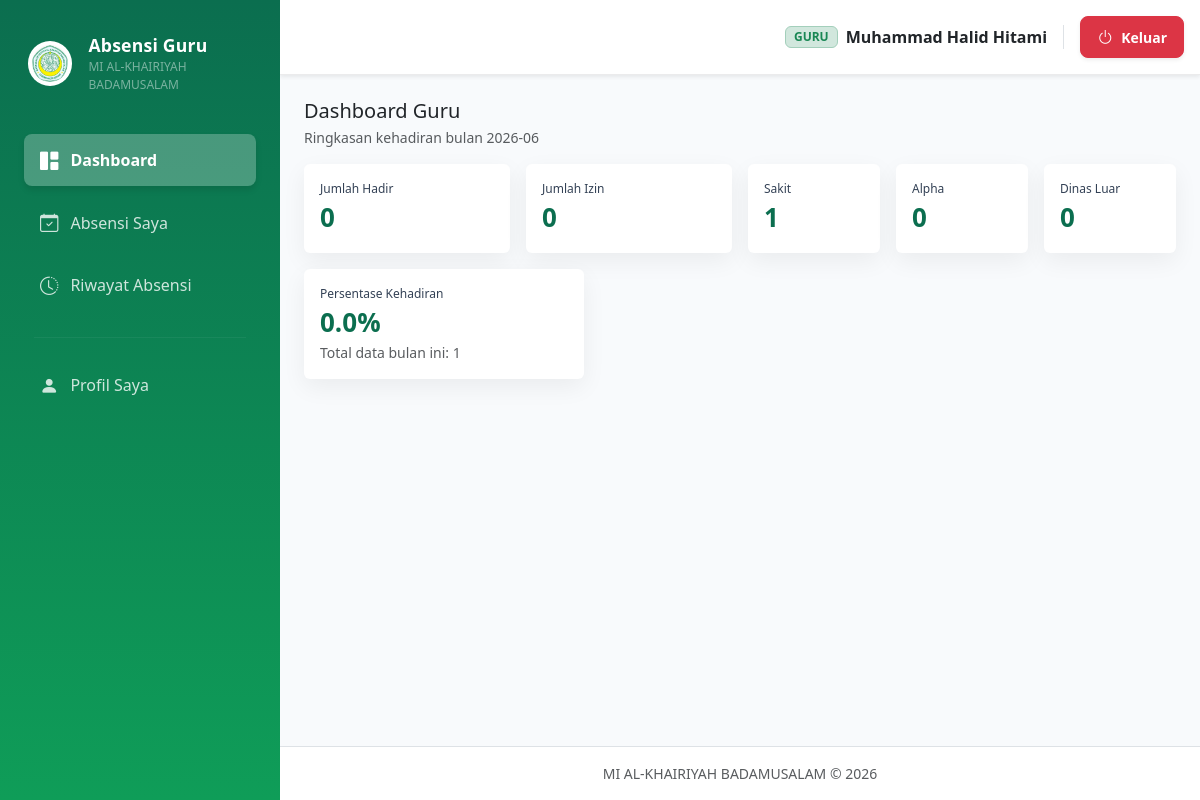
/guru/dashboard (signed in), run on the app's committed database.
### tables this page shows
CREATE TABLE profil_madrasah (
  id INTEGER PRIMARY KEY AUTOINCREMENT,
  nama_madrasah TEXT NOT NULL,
  nsm TEXT,
  npsn TEXT,
  alamat TEXT,
  telepon TEXT,
  email TEXT,
  kepala_madrasah TEXT,
  logo_madrasah TEXT,
  logo_kemenag TEXT,
  ttd_kepala TEXT,
  tahun_ajaran TEXT DEFAULT '2025/2026',
  semester_aktif TEXT DEFAULT 'Genap',
  updated_at TEXT DEFAULT (datetime('now'))
);

CREATE TABLE guru (
  id INTEGER PRIMARY KEY AUTOINCREMENT,
  nip TEXT NOT NULL UNIQUE,
  nama TEXT NOT NULL,
  jenis_kelamin TEXT,
  tempat_lahir TEXT,
  tanggal_lahir TEXT,
  pendidikan TEXT,
  jabatan TEXT,
  mata_pelajaran TEXT,
  no_hp TEXT,
  email TEXT,
  alamat TEXT,
  status_kepegawaian TEXT,
  foto TEXT,
  username TEXT NOT NULL UNIQUE,
  password TEXT NOT NULL,
  created_at TEXT DEFAULT (datetime('now'))
);

### blueprints/guru/routes.py (the view)
@bp.route("/dashboard")
@login_required
@role_required("guru")
def dashboard():
    guru_id = current_user.user_id
    ym = date.today().strftime("%Y-%m")
    stats = query_one(
        """
        SELECT
          SUM(CASE WHEN status='Hadir' THEN 1 ELSE 0 END) AS hadir,
          SUM(CASE WHEN status='Izin' THEN 1 ELSE 0 END) AS izin,
          SUM(CASE WHEN status='Sakit' THEN 1 ELSE 0 END) AS sakit,
          SUM(CASE WHEN status='Alpha' THEN 1 ELSE 0 END) AS alpha,
          SUM(CASE WHEN status='Dinas Luar' THEN 1 ELSE 0 END) AS dinas_luar,
          COUNT(*) AS total
        FROM absensi
        WHERE guru_id = ? AND substr(tanggal,1,7) = ?
        """,
        (guru_id, ym),
    )
    hadir = int(stats["hadir"] or 0)
    total = int(stats["total"] or 0)
    persen = (hadir / total * 100) if total else 0
    return render_template(
        "guru/dashboard.html",
        ym=ym,
        hadir=hadir,
        izin=int(stats["izin"] or 0),
        sakit=int(stats["sakit"] or 0),
        alpha=int(stats["alpha"] or 0),
        dinas_luar=int(stats["dinas_luar"] or 0),
        persen=round(persen, 2),
        total=total,
    )

### utils/db.py (called while the page is built)
def get_db() -> sqlite3.Connection:
    if "db" not in g:
        conn = sqlite3.connect(current_app.config["DB_PATH"])
        conn.row_factory = sqlite3.Row
        conn.execute("PRAGMA foreign_keys = ON;")
        g.db = conn
    return g.db

def query_one(sql, params=()):
    cur = get_db().execute(sql, params)
    row = cur.fetchone()
    cur.close()
    return row

### utils/user.py (called while the page is built, shortened)
    @staticmethod
    def from_login_id(login_id: str):
        if not login_id or ":" not in login_id:
            return None
        role, raw_id = login_id.split(":", 1)
        try:
            user_id = int(raw_id)
        except Exception:
            return None
        if role == "guru":
            row = query_one(
                "SELECT id, nama, username FROM guru WHERE id = ?",
                (user_id,),
            )
            if not row:
                return None
            return AppUser(
                user_id=row["id"],
                role="guru",
                nama=row["nama"],
                username=row["username"],
            )
        return None

### templates/guru/dashboard.html
{% extends 'partials/base.html' %}
{% set title = 'Dashboard Guru' %}
{% block content %}
  <div class="mb-3">
    <h2 class="h5 mb-1">Dashboard Guru</h2>
    <div class="text-muted small">Ringkasan kehadiran bulan {{ ym }}</div>
  </div>
  <div class="row g-3">
    <div class="col-6 col-lg-3">
      <div class="card card-stat">
        <div class="card-body">
          <div class="stat-label">Jumlah Hadir</div>
          <div class="stat-value">{{ hadir }}</div>
        </div>
      </div>
    </div>
    <div class="col-6 col-lg-3">
      <div class="card card-stat">
        <div class="card-body">
          <div class="stat-label">Jumlah Izin</div>
          <div class="stat-value">{{ izin }}</div>
        </div>
      </div>
    </div>
    <div class="col-6 col-lg-2">
      <div class="card card-stat">
        <div class="card-body">
          <div class="stat-label">Sakit</div>
          <div class="stat-value">{{ sakit }}</div>
        </div>
      </div>
    </div>
    <div class="col-6 col-lg-2">
      <div class="card card-stat">
        <div class="card-body">
          <div class="stat-label">Alpha</div>
          <div class="stat-value">{{ alpha }}</div>
        </div>
      </div>
    </div>
    <div class="col-6 col-lg-2">
      <div class="card card-stat">
        <div class="card-body">
          <div class="stat-label">Dinas Luar</div>
          <div class="stat-value">{{ dinas_luar }}</div>
        </div>
      </div>
    </div>
    <div class="col-12 col-lg-4">
      <div class="card card-stat">
        <div class="card-body">
          <div class="stat-label">Persentase Kehadiran</div>
          <div class="stat-value">{{ persen }}%</div>
          <div class="text-muted small">Total data bulan ini: {{ total }}</div>
        </div>
      </div>
    </div>
  </div>
{% endblock %}

### templates/partials/base.html (shortened to what this page needs)
<!doctype html>
<html lang="id">
<head>
  <link href="https://cdn.jsdelivr.net/npm/bootstrap@5.3.3/dist/css/bootstrap.min.css" rel="stylesheet">
  <link href="https://cdn.datatables.net/1.13.8/css/dataTables.bootstrap5.min.css" rel="stylesheet">
  <link rel="stylesheet" href="https://cdn.jsdelivr.net/npm/bootstrap-icons@1.11.3/font/bootstrap-icons.min.css">
  <link rel="stylesheet" href="{{ url_for('static', filename='css/app.css') }}">
</head>
<body class="bg-surface">
  <div class="app-shell">
    <aside class="sidebar">
      <div class="sidebar-brand mb-3 mt-2 px-3">
        <div class="d-flex align-items-center gap-3">
          <img class="brand-logo bg-white rounded-circle p-1" style="width: 45px; height: 45px; object-fit: contain;" src="{{ url_for('static', filename=profil_madrasah.logo_madrasah) if profil_madrasah and profil_madrasah.logo_madrasah else url_for('static', filename='logo/logo_madrasah.png') }}" alt="Logo Madrasah">
          <div class="brand-text text-white">
            <div class="brand-title fw-bold" style="font-size: 1.1rem;">Absensi Guru</div>
            <div class="brand-sub text-white-50" style="font-size: 0.75rem;">{{ profil_madrasah.nama_madrasah if profil_madrasah else 'MI AL-KHAIRIYAH' }}</div>
          </div>
        </div>
      </div>
      <nav class="sidebar-nav">
        {% if current_user.is_authenticated and current_user.role == 'admin' %}
          <a class="modern-link" href="{{ url_for('admin.dashboard') }}">
            <i class="bi bi-grid-1x2-fill"></i> Dashboard
          </a>
          <a class="modern-link" href="{{ url_for('admin.guru_list') }}">
            <i class="bi bi-people-fill"></i> Data Guru
          </a>
          <a class="modern-link" href="{{ url_for('admin.absensi_list') }}">
            <i class="bi bi-calendar-check-fill"></i> Data Absensi
          </a>
          <a class="modern-link" href="{{ url_for('admin.rekap') }}">
            <i class="bi bi-journal-text"></i> Rekapitulasi
          </a>
          <a class="modern-link" href="{{ url_for('laporan.index') }}">
            <i class="bi bi-file-earmark-bar-graph-fill"></i> Laporan
          </a>
          <hr class="sidebar-sep">
          <a class="modern-link" href="{{ url_for('admin.pengaturan') }}">
            <i class="bi bi-gear-fill"></i> Pengaturan
          </a>
          <a class="modern-link" href="{{ url_for('admin.admin_profile') }}">
            <i class="bi bi-person-badge-fill"></i> Data Admin
          </a>
        {% elif current_user.is_authenticated and current_user.role == 'guru' %}
          <a class="modern-link" href="{{ url_for('guru.dashboard') }}">
            <i class="bi bi-grid-1x2-fill"></i> Dashboard
          </a>
          <a class="modern-link" href="{{ url_for('guru.absensi_saya') }}">
            <i class="bi bi-calendar-check"></i> Absensi Saya
          </a>
          <a class="modern-link" href="{{ url_for('guru.riwayat') }}">
            <i class="bi bi-clock-history"></i> Riwayat Absensi
          </a>
          <hr class="sidebar-sep">
          <a class="modern-link" href="{{ url_for('guru.profil') }}">
            <i class="bi bi-person-fill"></i> Profil Saya
          </a>
        {% endif %}
      </nav>
    </aside>
    <main class="main">
      <header class="topbar shadow-sm bg-white p-3 d-flex justify-content-between align-items-center">
        <div class="topbar-right">
          <div class="d-flex align-items-center gap-3">
            <div class="d-flex align-items-center gap-2 border-end pe-3">
              <span class="badge bg-success-subtle text-success border border-success-subtle px-2 py-1">{{ current_user.role|upper }}</span>
              <span class="fw-semibold text-dark d-none d-md-inline">{{ current_user.nama }}</span>
            </div>
            <a href="{{ url_for('auth.logout') }}" class="btn btn-danger btn-sm px-3 py-2 fw-bold shadow-sm d-flex align-items-center gap-2 rounded-3 transition-all hover-scale">
              <i class="bi bi-power fs-6"></i> <span class="d-none d-sm-inline">Keluar</span>
            </a>
          </div>
        </div>
      </header>
      <div class="container-fluid p-3 p-md-4">
        {% block content %}{% endblock %}
      </div>
      <footer class="app-footer text-center py-3 mt-auto border-top">
        <div class="text-muted small">
          {{ profil_madrasah.nama_madrasah if profil_madrasah else '' }} &copy; 2026
        </div>
      </footer>
    </main>
  </div>
</body>
</html>

### static/css/app.css (style rules this page uses)
:root { --kemenag: #0F9D58; --kemenag-dark:#0B6E4F; --kemenag-soft:#D1FAE5; --slate-50:#F8FAFC; --slate-700:#334155; }
body { font-family: system-ui, -apple-system, Segoe UI, Roboto, "Helvetica Neue", Arial, "Noto Sans", "Liberation Sans", sans-serif; }
.bg-surface { background: var(--slate-50); }
.app-shell { display:flex; min-height:100vh; }
.sidebar { width: 280px; background: linear-gradient(180deg, var(--kemenag-dark), var(--kemenag)); color:#fff; position: sticky; top:0; height:100vh; padding: 14px 12px; }
.sidebar-brand { padding: 10px 10px 14px 10px; }
.brand-logo { width:44px; height:44px; object-fit:contain; background:#fff; border-radius:12px; padding:6px; }
.brand-title { font-weight:800; letter-spacing:.2px; }
.brand-sub { font-size:12px; opacity:.9; }
.sidebar-nav { display:flex; flex-direction:column; gap:6px; padding: 0 6px; }
.sidebar-sep { border-color: rgba(255,255,255,.2); margin: 10px 0; }
.main { flex:1; display:flex; flex-direction:column; min-width:0; }
.topbar { background: #fff; border-bottom: 1px solid rgba(2,6,23,.08); padding: 12px 16px; display:flex; align-items:center; justify-content:space-between; }
.app-footer { padding: 14px 16px; border-top: 1px solid rgba(2,6,23,.08); background:#fff; }
.card-stat { border: 0; box-shadow: 0 8px 24px rgba(2,6,23,.06); }
.stat-label { color: var(--slate-700); font-size: 12px; }
.stat-value { font-size: 26px; font-weight: 800; color: var(--kemenag-dark); }

### templates/partials/base.html (style rules this page uses)
.sidebar-nav { padding: 10px 12px; }
.modern-link { display: flex; align-items: center; gap: 12px; padding: 12px 16px; color: rgba(255, 255, 255, 0.8) !important; border-radius: 8px; font-weight: 500; transition: all 0.3s ease; text-decoration: none; margin-bottom: 5px; }
.modern-link i { font-size: 1.15rem; }
.modern-link.active { background-color: rgba(255, 255, 255, 0.25); color: #ffffff !important; font-weight: 600; box-shadow: 0 4px 6px rgba(0,0,0,0.1); }
.sidebar-sep { border-color: rgba(255, 255, 255, 0.2); margin: 15px 10px; }

### data on the page
profil_madrasah: logo_madrasah (picture), nama_madrasah "MI AL-KHAIRIYAH BADAMUSALAM"
guru: role "GURU", nama "Muhammad Halid Hitami"

### other printed values
{{ hadir }} "0"
{{ izin }} "0"
{{ sakit }} "1"
{{ alpha }} "0"
{{ dinas_luar }} "0"
{{ persen }} "0.0"
{{ total }} "1"
